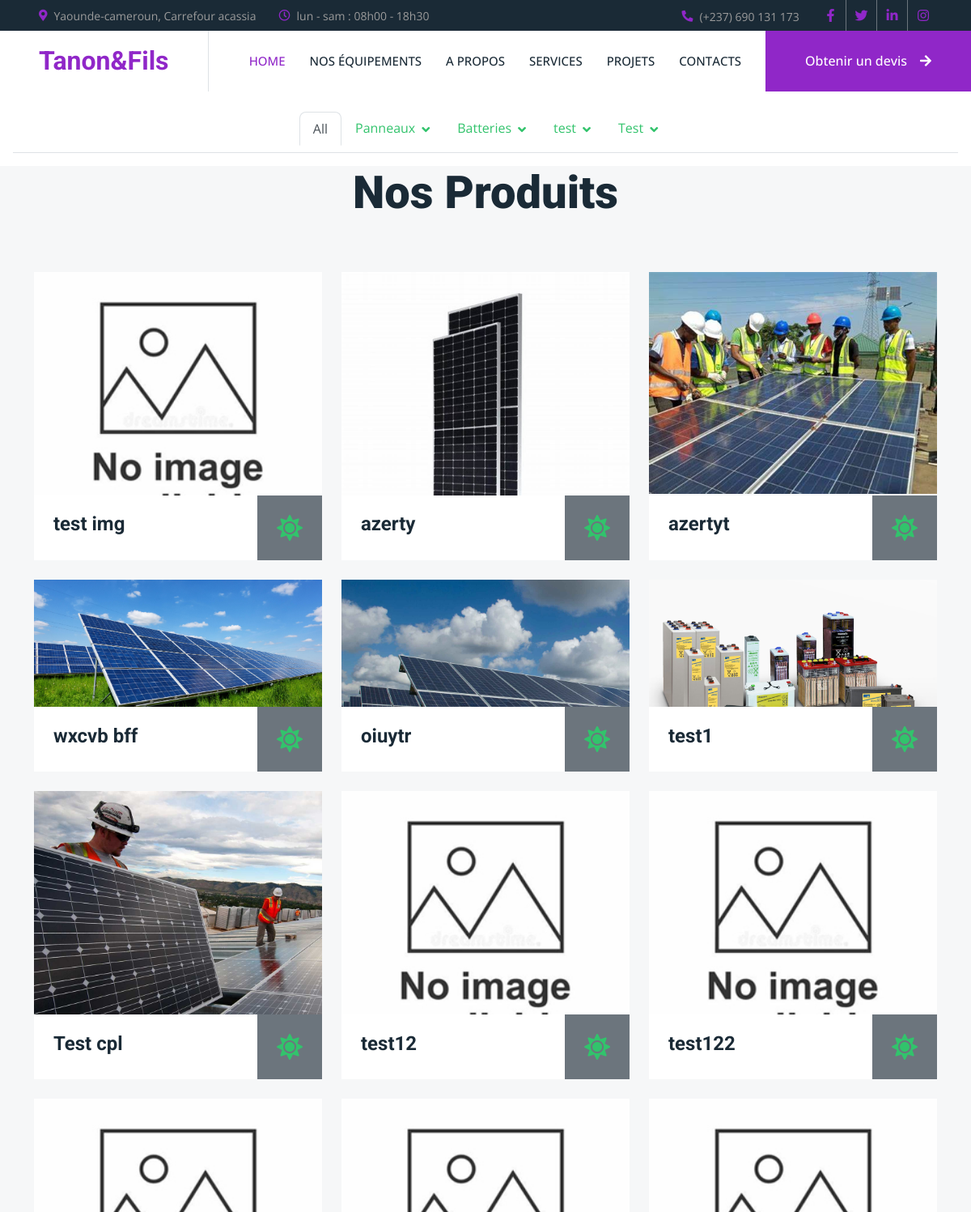
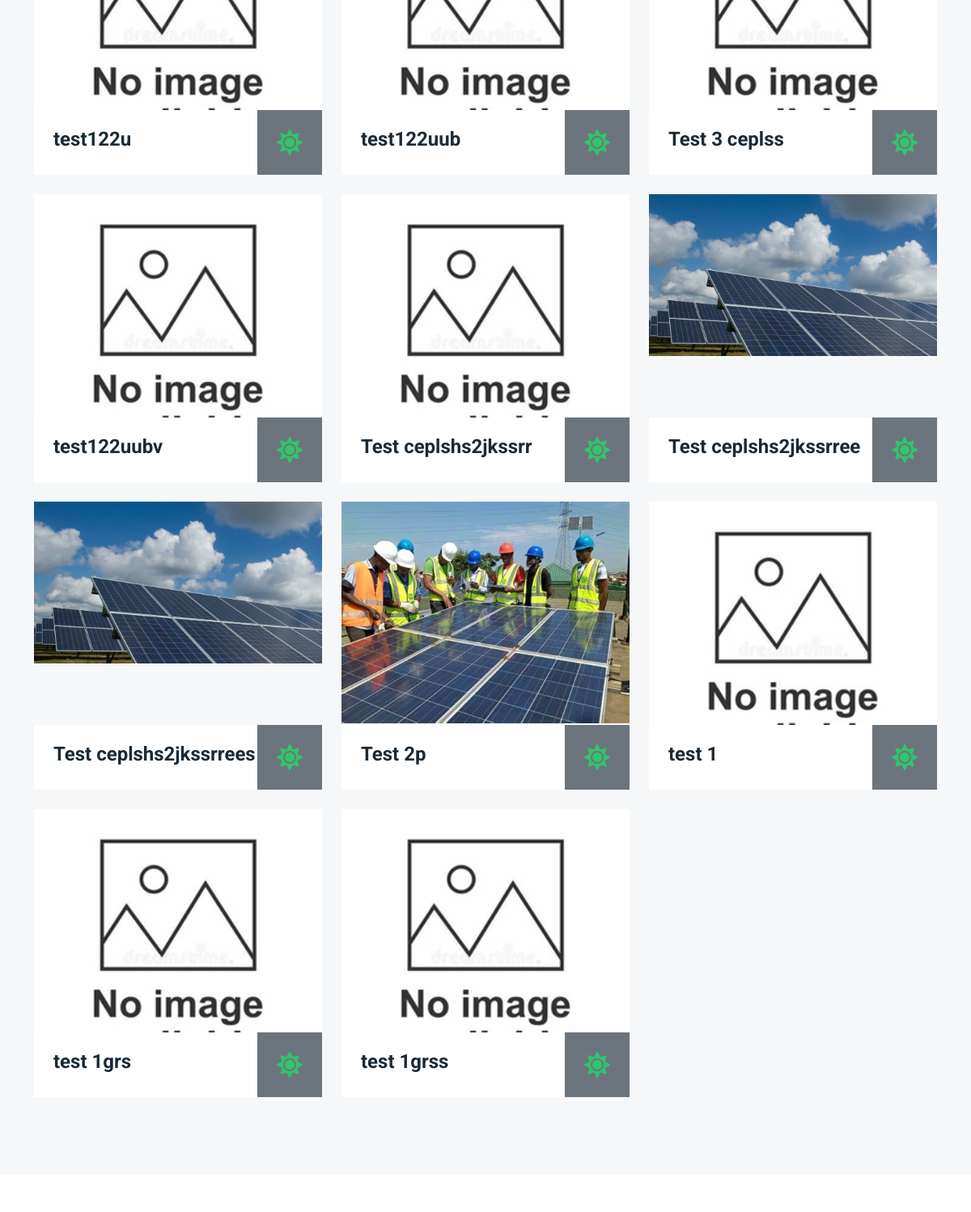
Before: /all_article/ (upper part) with the older database file (2 pictures, top to bottom).
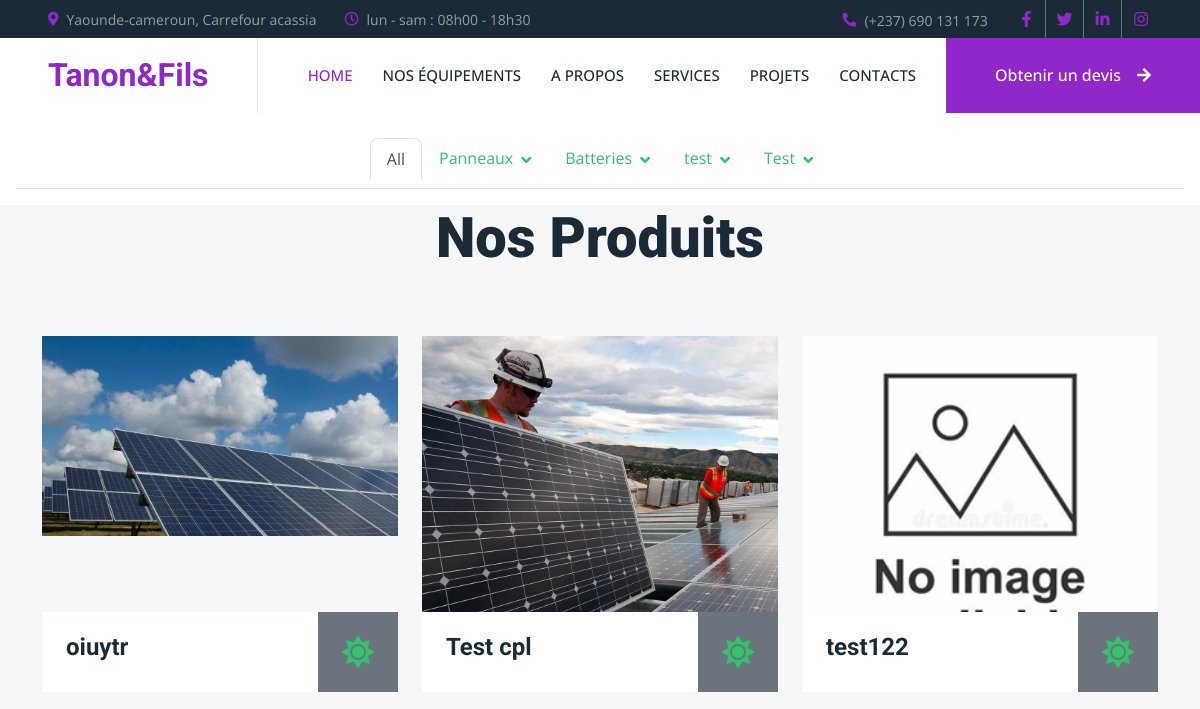
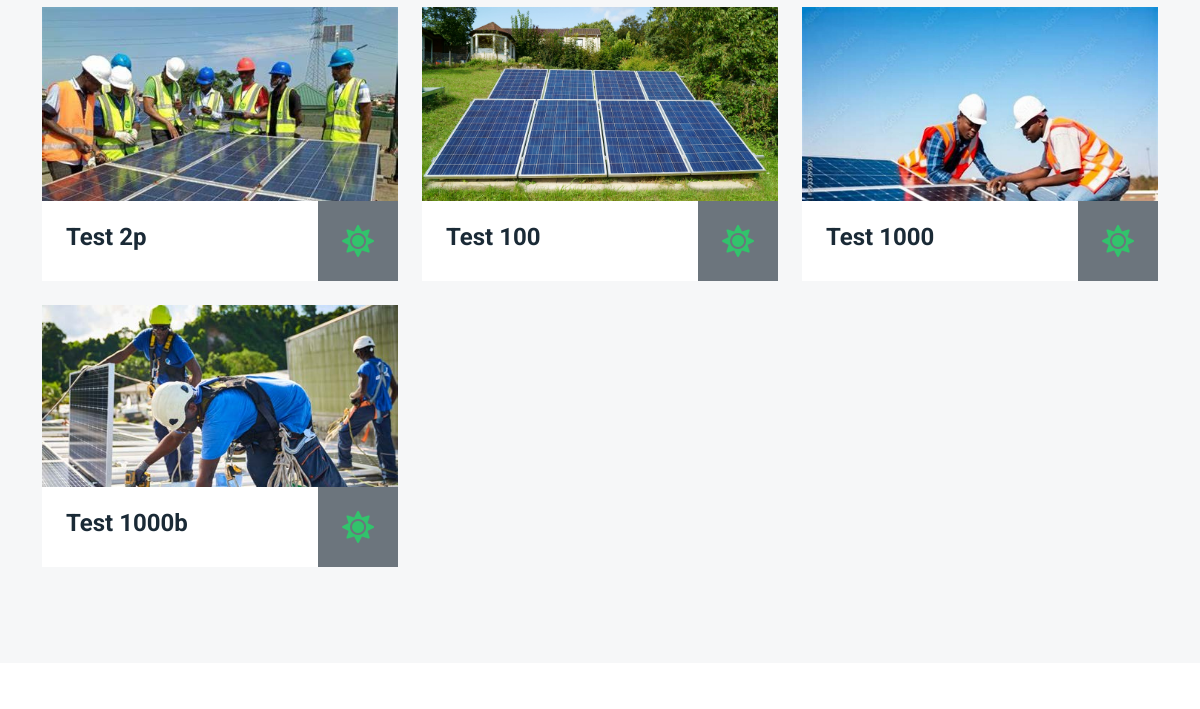
After: the same page with the newer database file (2 pictures, top to bottom).
### Dashboard/models.py (models this page shows, shortened)
class Categorie(models.Model):
    Nom_categorie = models.CharField(max_length=25, unique=True)
    Nb_article = models.IntegerField(default=0)

class Article(models.Model):
    DISPONIBLE = 'disponible'
    NON_DISPONIBLE = 'non disponible'
    CHOIX_STATUT = [(DISPONIBLE,'Disponible'), (NON_DISPONIBLE, 'Non disponible'),]  # liste de tuple pour le choix du statut d'un article
    Nom_article = models.CharField(max_length=50, unique=True)
    Marque_atc = models.CharField(max_length=25, blank=True, null=True)
    Categorie_atc = models.ForeignKey(Categorie, on_delete=models.CASCADE)
    Quantite_atc = models.IntegerField(validators=[MinValueValidator(0)], blank=True, null = True)
    Prix_atc = models.DecimalField(max_digits=10, decimal_places=2, null=True, blank=True)
    Description1_atc = models.CharField(max_length=256, blank=True, null = True)
    Description2_atc = models.TextField(blank=True, null = True)
    Image1_atc = models.ImageField(upload_to='images_articles/', blank=True, null=True)
    Image2_atc = models.ImageField(upload_to='images_articles/', blank=True, null=True)
    Image3_atc = models.ImageField(upload_to='images_articles/', blank=True, null=True)
    Image4_atc = models.ImageField(upload_to='images_articles/', blank=True, null=True)

### Home/views.py (the view)
# urls.py: path("all_article/", views.All_article, name="article"),
def All_article(request):
    article = Article.objects.all()
    categorie = Categorie.objects.all()
    context={"article":article, "categories":categorie}
    return render(request, "home/article.html", context)

### Home/templates/home/article.html (shortened to what this page needs)
{% extends "home/base.html" %}
{% load static %}
{% load humanize %}
{% block content %}
<ul class="nav navbar nav-tabs m-3 justify-content-center">
  <li class="nav-item">
    <a class="nav-link active" aria-current="page" href="{% url "article" %}">All</a>
  </li>
{% for categorie in categories %}
  <li class="nav-item dropdown">
    <a class="nav-link dropdown-toggle" data-bs-toggle="dropdown" href="#" role="button" aria-expanded="false">{{ categorie.Nom_categorie }}</a>
  </li>
{% endfor %}
</ul>
        <div class="container-fluid product bg-light pb-5">
            <div class="container pb-5">
                <div class="text-center mx-auto pb-5 wow fadeInUp" data-wow-delay="0.2s" style="max-width: 800px;">
                    <h2 class="display-4 text-capitalize mb-3">Nos produits</h2>
                </div>
                <div class="row g-4">
                        {% for article in article %}
                    <div class="col-lg-4 wow fadeInUp" data-wow-delay="0.2s">
                        <div class="product-item">
                            <div class="product-img">
                                {% if article.Image1_atc %}
                                    <img src="{{article.Image1_atc.url}}" class="img-fluid w-100" alt="Image">
                                {% else %}
                                    <img src="{% static "img1/OIP.jpg" %}" class="img-fluid w-100" alt="No Image">
                                {% endif %}
                            </div>
                            <div class="product-tytle">
                                <div class="d-flex align-items-center ps-4 w-100">
                                    <h4> {{article.Nom_article}} </h4>
                                </div>
                                <div class="btn-xl-square bg-secondary p-4" style="width: 80px; height: 80px;">
                                    <i class="fas fa-sun text-primary fa-2x "></i>
                                </div>
                            </div>
                        </div>
                    </div>
                        {% endfor %}
                </div>
            </div>
        </div>
{% endblock %}

Changed rows visible on the page:
removed Article: Nom_article "test img"
removed Article: Image1_atc (picture), Nom_article "azerty"
removed Article: Image1_atc (picture), Nom_article "azertyt"
removed Article: Image1_atc (picture), Nom_article "wxcvb bff"
removed Article: Image1_atc (picture), Nom_article "test1"
removed Article: Nom_article "test12"
removed Article: Nom_article "test122u"
removed Article: Nom_article "test122uub"
removed Article: Nom_article "Test 3 ceplss"
removed Article: Nom_article "test122uubv"
removed Article: Nom_article "Test ceplshs2jkssrr"
removed Article: Image1_atc (picture), Nom_article "Test ceplshs2jkssrree"
removed Article: Image1_atc (picture), Nom_article "Test ceplshs2jkssrrees"
removed Article: Nom_article "test 1"
removed Article: Nom_article "test 1grs"
removed Article: Nom_article "test 1grss"
added Article: Image1_atc (picture), Nom_article "Test 100"
added Article: Image1_atc (picture), Nom_article "Test 1000"
added Article: Image1_atc (picture), Nom_article "Test 1000b"
